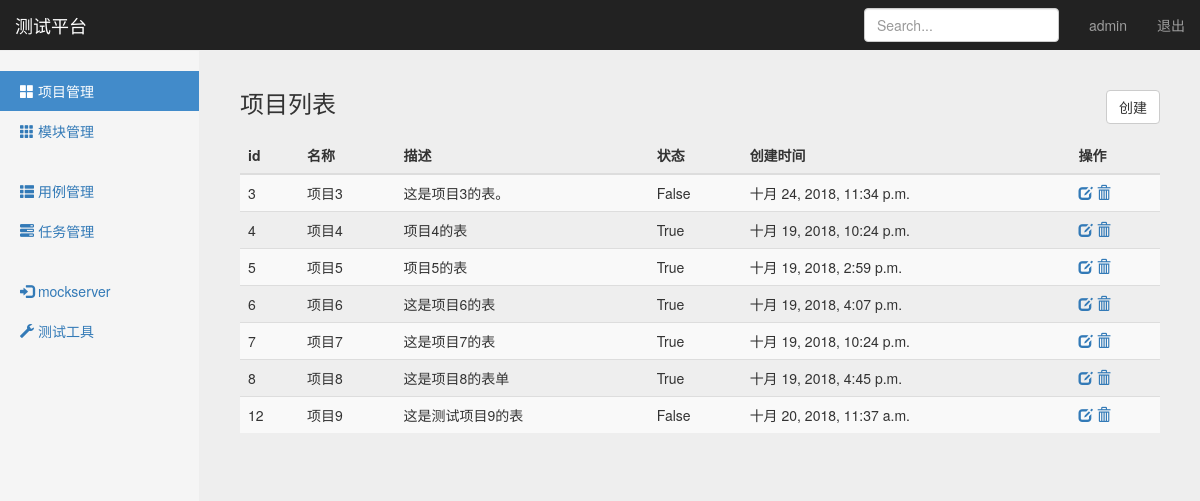
Before: /manage/project_manage/ (signed in) with the older database file.
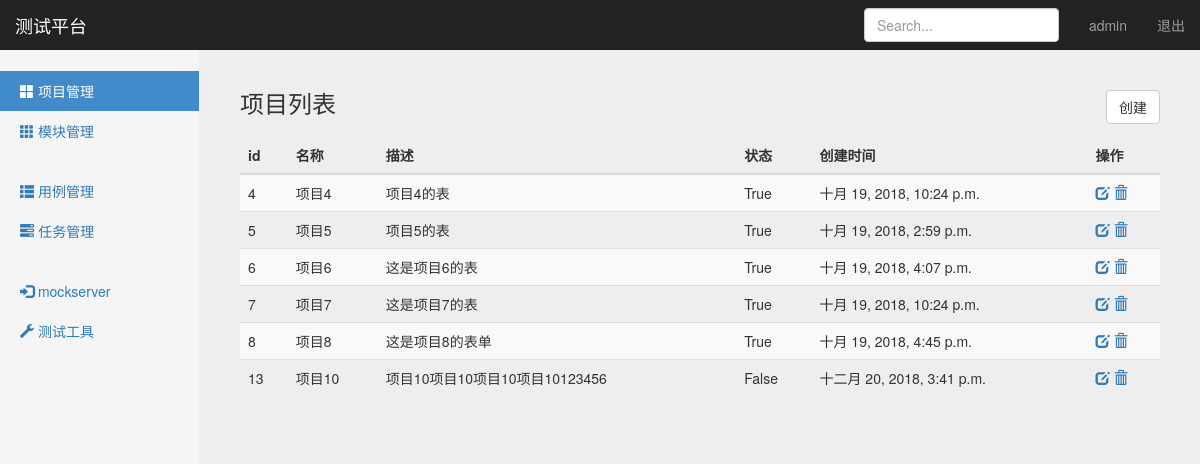
After: the same page with the newer database file.
### project_app/models.py (models this page shows, shortened)
class Project(models.Model):
    name = models.CharField("名称",max_length=100,blank=False,default="")  #https://www.cnblogs.com/ccorz/p/Django-models-zhong-guan-yublank-yunull-de-bu-chon.html
    describe = models.TextField("描述",default="")
    status = models.BooleanField("状态",default=True)
    create_time = models.DateTimeField("创建时间",auto_now=True)

### project_app/views/project_views.py (the view)
# urls.py: path('project_manage/',project_views.project_manage),
@login_required
def project_manage(request):
    username = request.session.get('user','')   #读取浏览器session
    project_all = Project.objects.all()
    return render(request, "project_manage.html",{"user":username,"projects":project_all,"type":"list"})

### templates/project_manage.html (shortened to what this page needs)
{% extends "base.html" %}
{% block content %}
    <nav class="navbar navbar-inverse navbar-fixed-top">
      <div class="container-fluid">
        <div class="navbar-header">
          <a class="navbar-brand" href="#">测试平台</a>
        </div>
        <div id="navbar" class="navbar-collapse collapse">
          <ul class="nav navbar-nav navbar-right">
            <li><a href="#">{{ user }}</a></li>
            <li><a href="/logout">退出</a></li>
          </ul>
          <form class="navbar-form navbar-right">
            <input type="text" class="form-control" placeholder="Search...">
          </form>
        </div>
      </div>
    </nav>
    <div class="container-fluid">
      <div class="row">
        <div class="col-sm-3 col-md-2 sidebar">
          <ul class="nav nav-sidebar">
            <li class="active"><a href="#">
                <span class="glyphicon glyphicon-th-large"></span> 项目管理</a>
            </li>
            <li><a href="/manage/module_manage/">
                <span class="glyphicon glyphicon-th"></span> 模块管理</a>
            </li>
          </ul>
          <ul class="nav nav-sidebar">
            <li><a href="/interface/case_manage/">
                <span class="glyphicon glyphicon-th-list"></span> 用例管理</a>
            </li>
            <li><a href="/interface/task_manage/">
                <span class="glyphicon glyphicon-tasks"></span> 任务管理</a>
            </li>
          </ul>
          <ul class="nav nav-sidebar">
            <li><a href="#">
                <span class="glyphicon glyphicon-log-in"></span> mockserver</a>
            </li>
            <li><a href="#">
                <span class="glyphicon glyphicon-wrench"></span> 测试工具</a>
            </li>
          </ul>
        </div>
        {% if type == 'list' %}
        <div class="col-sm-9 col-sm-offset-3 col-md-10 col-md-offset-2 main">
          <h3 class="sub-header">项目列表
            <button type="button" class="btn btn-default" id="CreateButton"
                    style="float: right;"
                    onclick="window.location.href='/manage/add_project/'">创建</button>
          </h3>
          <div class="table-responsive">
            <table class="table table-striped" id="list">
              <thead>
                <tr>
                  <th>id</th>
                  <th>名称</th>
                  <th>描述</th>
                  <th>状态</th>
                  <th>创建时间</th>
                  <th>操作</th>
                </tr>
              </thead>
              <tbody>
                {% for project in projects %}
                <tr>
                  <td>{{ project.id }}</td>
                  <td>{{ project.name }}</td>
                  <td>{{ project.describe }}</td>
                  <td>{{ project.status }}</td>
                  <td>{{ project.create_time }}</td>
                  <td>
                      <a href="/manage/edit_project/{{ project.id }}/" id="update">
                          <span class="glyphicon glyphicon-edit"></span>
                      </a>
                      <a href="/manage/delete_project/{{ project.id }}/" id="delete">
                          <span class="glyphicon glyphicon-trash"></span>
                      </a>
                  </td>
                </tr>
                {% endfor %}
              </tbody>
            </table>
          </div>
        </div>
        {% endif %}
      </div>
    </div>
{% endblock %}

Changed rows visible on the page:
removed Project: id "3", name "项目3", describe "这是项目3的表。", status "False", create_time "十月 24, 2018, 11:34 p.m."
removed Project: id "12", name "项目9", describe "这是测试项目9的表", status "False", create_time "十月 20, 2018, 11:37 a.m."
added Project: id "13", name "项目10", describe "项目10项目10项目10项目10123456", status "False", create_time "十二月 20, 2018, 3:41 p.m."
